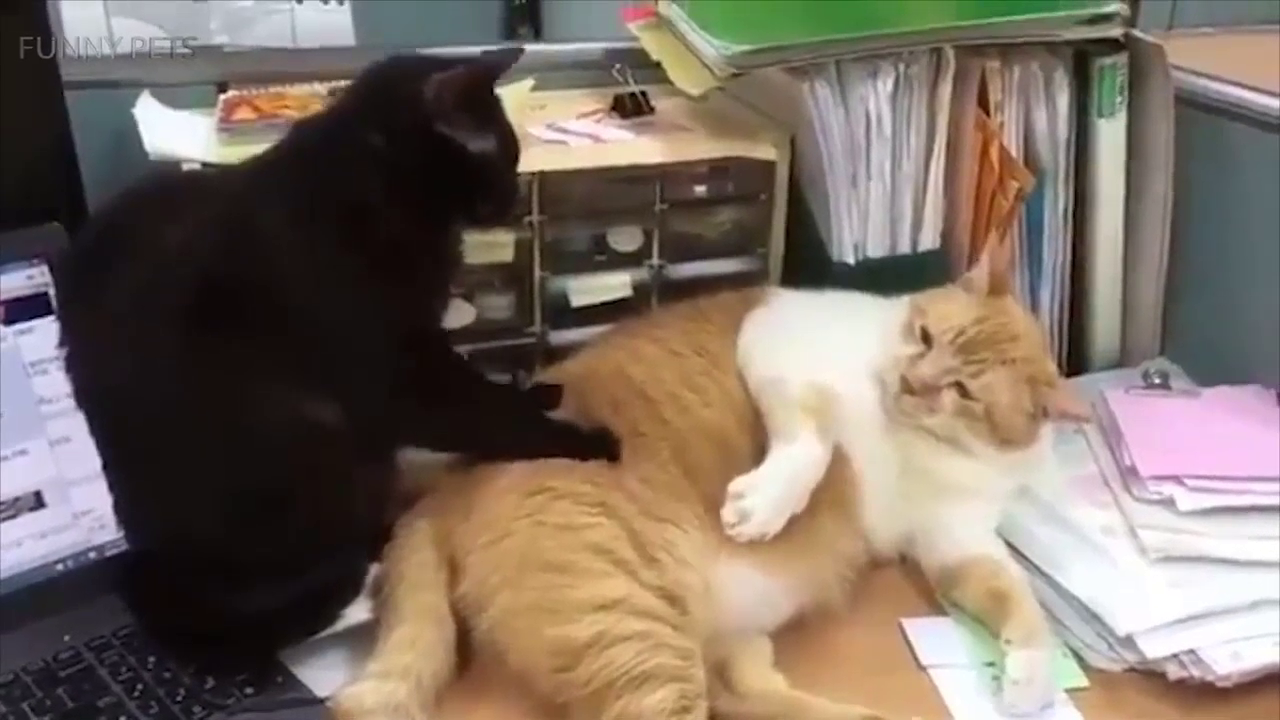
#> input picture frame 30 of xlh-cv-tutorial/5 Videos/cats.mp4, 1280 x 720 px, given in place of object_tracking.mp4, which was not available
$ python object_tracking_3.py
#> lines starting #> are read from the running program, lines starting #| are printed output that depends on the picture; after the words box and inside, x2 and y2 are one past the last pixel; in counts of white or black regions, pixels touching at a corner belong together; pictures that were not available may be replaced by others from this repository, and a replacement may not be noted
### xlh-cv-tutorial/3 Demoapplikationen/5 Objektfolger/fps.py
import time

import numpy as np


class Fps:
    def __init__(self, estimaeted_fps=30.0, nr_of_avg_frames=50):
        self.ctr = 0
        self.time = time.time()
        self.time_old = time.time()
        self.time_old_delay = time.time()
        self.nr_of_avg_frames = nr_of_avg_frames
        self.estimaeted_fps = estimaeted_fps
        self.time_array = None
        self.reset()
        self.fps = 1 / (np.mean(self.time_array) + 0.00001)

    def reset(self):
        self.time_array = np.ones(self.nr_of_avg_frames) * 1 / self.estimaeted_fps

    # [7 lines left out: function update, not called in this run]

    def delay(self):
        dt = time.time() - self.time_old_delay
        self.time_old_delay = time.time()
        sleep_time = (1 / self.fps) - dt
        if sleep_time > 0.0:
            time.sleep(sleep_time)

### xlh-cv-tutorial/3 Demoapplikationen/5 Objektfolger/object_tracking_3.py
# green_screen_step_2.py
import cv2
import numpy as np
import imutils
from fps import Fps

# definiere den Font und die Farbe
font = cv2.FONT_HERSHEY_SIMPLEX
WHITE = 255
BLACK = 0
WHITE_3 = (255, 255, 255)
RED = (0, 0, 255)
GREEN = (0, 255, 0)

# erfasse den Videostream
cap = cv2.VideoCapture('../../5 Videos/object_tracking.mp4')
cap_nr_of_frames = int(cap.get(cv2.CAP_PROP_FRAME_COUNT))
cap_width = int(cap.get(cv2.CAP_PROP_FRAME_WIDTH))
cap_height = int(cap.get(cv2.CAP_PROP_FRAME_HEIGHT))
cap_fps = cap.get(cv2.CAP_PROP_FPS)
# cap_fps = 5
cap_time = cap_nr_of_frames / cap_fps
print(cap_width, cap_height, cap_nr_of_frames, cap_fps, cap_time)
fps = Fps(estimaeted_fps=cap_fps)

while(True):
    if cap.isOpened():
        # capture
        ret, frame = cap.read()
#> frame is the input picture: shape (720, 1280, 3); mean B, G, R 99.2, 110.2, 123.6
        fps.delay()
        if ret:
            frame = imutils.resize(frame, width=480)
#> frame: shape (270, 480, 3)

            # Gaussian Blurfilter
            blurred = cv2.GaussianBlur(frame, (9, 9), 0)

            # transformiere das Bild in den HSV Bereich
            image_hsv = cv2.cvtColor(frame, cv2.COLOR_BGR2HSV)
#> image_hsv: shape (270, 480, 3); mean H, S, V 50.9, 72.8, 127.1

            # Schwellwertbetrachtung
            threshold_color = cv2.inRange(image_hsv, (20, 0, 0), (50, 255, 255))
#> threshold_color: shape (270, 480); 8.5% white; 135 white regions (106 under 20 px), largest, box (x1, y1, x2, y2) and area: (234, 0, 430, 138) 3682, (281, 70, 355, 141) 1671, (325, 163, 405, 210) 1495

            # Erodierung, Dilate
            eroded = cv2.erode(threshold_color, None, iterations=5)
#> eroded: shape (270, 480); 0.51% white; 12 white regions (7 under 20 px), largest, box (x1, y1, x2, y2) and area: (302, 115, 326, 129) 222, (245, 14, 270, 32) 178, (336, 176, 349, 189) 91, (194, 28, 211, 37) 79, (411, 113, 416, 130) 35
            dilated = cv2.dilate(eroded, None, iterations=5)
#> dilated: shape (270, 480); 2.8% white; 10 white regions, largest, box (x1, y1, x2, y2) and area: (294, 110, 331, 137) 789, (240, 9, 275, 37) 708, (329, 166, 354, 194) 529
            dilated_not = cv2.bitwise_not(dilated)
#> dilated_not: shape (270, 480); 97.2% white; 10 black regions

            # finde alle äusseren Konturen und markiere diese im Bild
            cnts, hir = cv2.findContours(dilated.copy(), cv2.RETR_EXTERNAL, cv2.CHAIN_APPROX_SIMPLE)
#> cnts = 10 contours; largest, box (x1, y1, x2, y2) and area: (294, 110, 331, 137) 730, (240, 9, 275, 37) 654, (329, 166, 354, 194) 482, (189, 23, 216, 42) 400, (406, 108, 421, 135) 316; hir = [[1, -1, -1, -1], [2, 0, -1, -1], [3, 1, -1, -1], [4, 2, -1, -1], [5, 3, -1, -1], [6, 4, -1, -1], [7, 5, -1, -1], [8, 6, -1, -1], [9, 7, -1, -1], [-1, 8, -1, -1]]
            conturs = frame.copy()
            cv2.drawContours(conturs, cnts, -1, GREEN, 2)
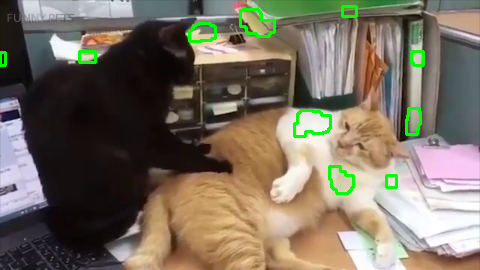
#> conturs: shape (270, 480, 3); mean B, G, R 96.8, 111.7, 120.9

            # loop über die einzelnen Konturen
            min_circle = frame.copy()
            for (i, c) in enumerate(cnts):
                # berechne
                ((x, y), radius) = cv2.minEnclosingCircle(c)
                # print(x, y, radius)
                if radius > 18:
                    # zeichne den Kreis
                    cv2.circle(min_circle, (int(x), int(y)), 5, RED, -1)
                    cv2.circle(min_circle, (int(x), int(y)), int(radius), RED, 2)
                    min_circle = cv2.putText(min_circle, f'{int(x)} / {int(y)}', ((int(x) + 35), (int(y) + 5)),
                                             font, 0.5, RED, 1, cv2.LINE_AA)
#> this loop made 10 passes
#> (x, y, radius) on passes 2, 3, 4, 6, 7, 8, 9: (338.5, 179.5, 16.51), (312, 125.5, 20.84), (412.5, 121, 14.53), (417, 58, 9.22), (87, 56.5, 9.71), (202, 33.5, 15.01), (257, 20.5, 19.98)
#> (c, x, y, radius) on passes 1, 5, 10: ([[386, 175], [386, 187], [396, 187], [396, 175]], 391, 181, 7.81), ([[0, 52], [0, 65], [5, 65], [5, 52]], 2.5, 58.5, 6.96), ([[342, 6], [342, 16], [356, 16], [356, 6]], 349, 11, 8.6)
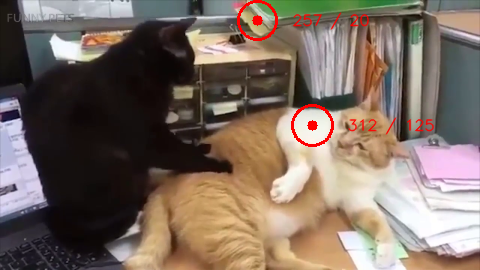
#> min_circle: shape (270, 480, 3); mean B, G, R 97.9, 108.7, 124.6

            # Zusammenfassung der Ausganslage und der Bearbeitung
            frame = cv2.putText(frame, 'Original', (25, 25), font, 0.8, WHITE_3, 2, cv2.LINE_AA)
#> frame: shape (270, 480, 3); mean B, G, R 99.9, 110.9, 124.4
            conturs = cv2.putText(conturs, 'Konturen', (25, 25), font, 0.8, WHITE_3, 2, cv2.LINE_AA)
#> conturs: shape (270, 480, 3); 1.06% of pixels changed, all inside (x1, y1, x2, y2) = (26, 7, 137, 28)
            min_circle = cv2.putText(min_circle, 'Ballerkennung', (25, 25), font, 0.8, WHITE_3, 2, cv2.LINE_AA)
#> min_circle: shape (270, 480, 3); 1.8% of pixels changed, all inside (x1, y1, x2, y2) = (26, 6, 199, 34)

            threshold_color = cv2.putText(threshold_color, 'Schwellwert', (25, 25),
                                          font, 0.8, WHITE, 2, cv2.LINE_AA)
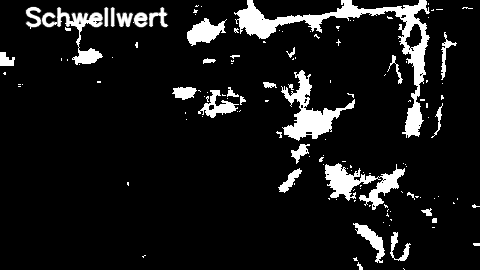
#> threshold_color: shape (270, 480); min 0, max 255, mean 24.1
            eroded = cv2.putText(eroded, 'Erodierung', (25, 25), font, 0.8, WHITE, 2, cv2.LINE_AA)
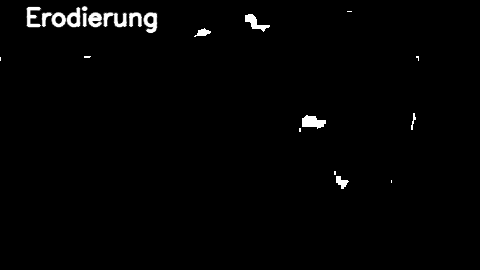
#> eroded: shape (270, 480); min 0, max 255, mean 3.6
            dilated = cv2.putText(dilated, 'Erweiterung', (25, 25), font, 0.8, WHITE, 2, cv2.LINE_AA)
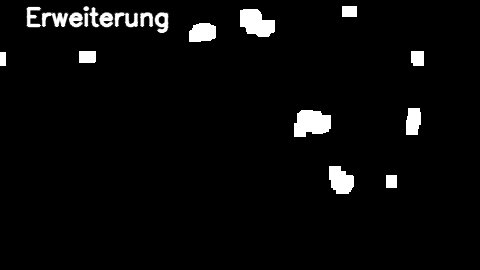
#> dilated: shape (270, 480); min 0, max 255, mean 9.6
            result_1 = np.hstack([threshold_color, eroded, dilated])
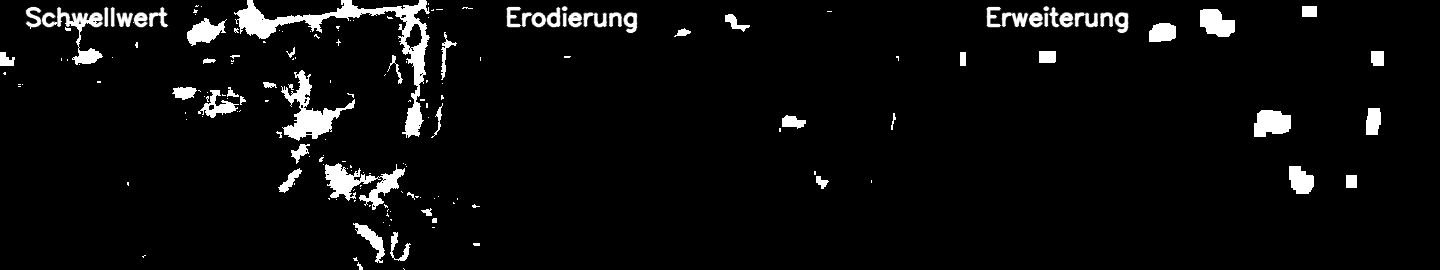
#> result_1: shape (270, 1440); min 0, max 255, mean 12.4
            result_2 = np.hstack([frame, conturs, min_circle])
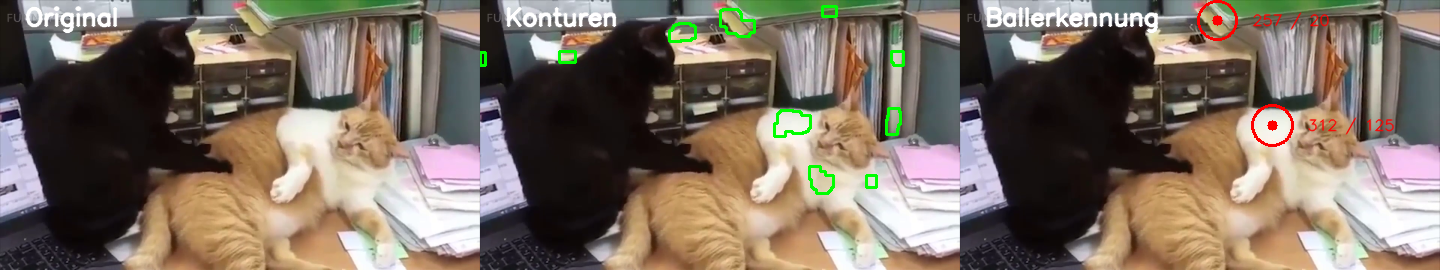
#> result_2: shape (270, 1440, 3); mean B, G, R 98.9, 111.2, 124.1

            # Anzeige auf dem Bildschirm
            cv2.imshow('Ausgabe 1', result_1)
            cv2.imshow('Ausgabe 2', result_2)
            cv2.moveWindow('Ausgabe 1', 100, 100)
            cv2.moveWindow('Ausgabe 2', 100, 400)
        else:
            break

    cv2_key = cv2.waitKey(1) & 0xFF
#> (key q is pressed here)
    if cv2_key == ord('q'):
        break
    elif cv2_key == ord('s'):
        print('save frame as png')
        cv2.imwrite("frame.png", frame)
    elif cv2_key == ord('f'):
        print(f'fps: {fps.fps:1.1f}')

# when everything done, release the capture
cap.release()
cv2.destroyAllWindows()

$ run again, starting later in the video
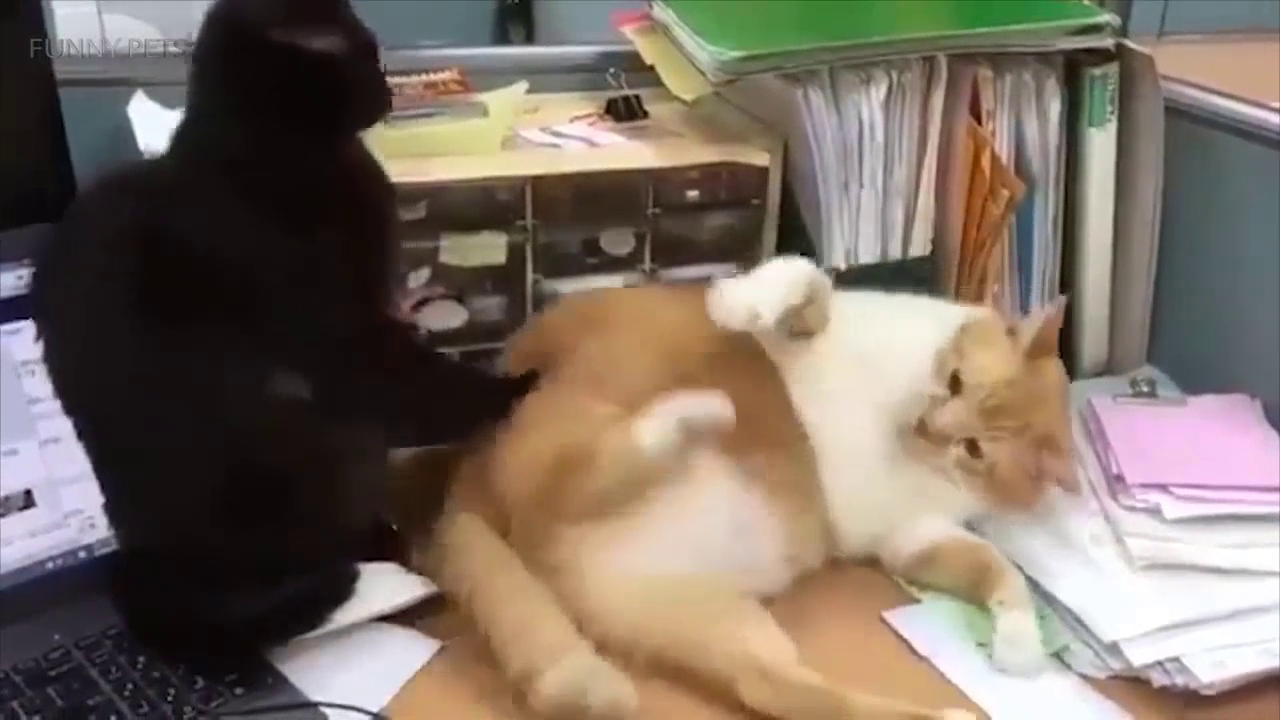
#> input picture frame 135 of xlh-cv-tutorial/5 Videos/cats.mp4, 1280 x 720 px, given in place of object_tracking.mp4, which was not available
#> frame is the input picture: shape (720, 1280, 3); mean B, G, R 99.7, 111, 124
#> image_hsv: shape (270, 480, 3); mean H, S, V 50.8, 72.2, 127.5
#> `threshold_color = cv2.inRange(image_hsv, (20, 0, 0), (50, 255, 255))`:
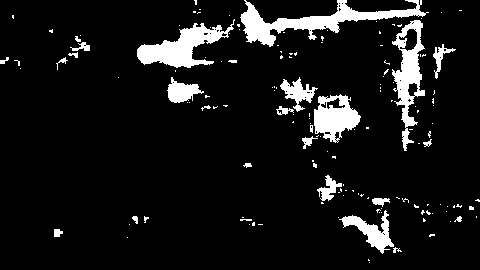
#> threshold_color: shape (270, 480); 8.8% white; 147 white regions (120 under 20 px), largest, box (x1, y1, x2, y2) and area: (240, 0, 429, 47) 2578, (137, 19, 235, 68) 1976, (392, 20, 425, 151) 1768
#> dilated_not: shape (270, 480); 96.2% white; 9 black regions
#> cnts = 9 contours; largest, box (x1, y1, x2, y2) and area: (138, 27, 204, 66) 1398, (314, 108, 358, 132) 888, (243, 11, 270, 41) 568, (401, 51, 420, 84) 499, (168, 83, 193, 102) 380; hir = [[1, -1, -1, -1], [2, 0, -1, -1], [3, 1, -1, -1], [4, 2, -1, -1], [5, 3, -1, -1], [6, 4, -1, -1], [7, 5, -1, -1], [8, 6, -1, -1], [-1, 7, -1, -1]]
#> the loop `for (i, c) in enumerate(cnts):` made 9 passes
#> (x, y, radius) on passes 1, 2, 3, 4, 5, 7, 8: (377.5, 237.5, 12.1), (335.1, 119, 22.95), (180.2, 91.5, 13.48), (409.2, 67.31, 17.69), (170.5, 42.5, 36.01), (311.5, 22, 12.97), (256.5, 26, 18.77)
#> `result_2 = np.hstack([frame, conturs, min_circle])`:
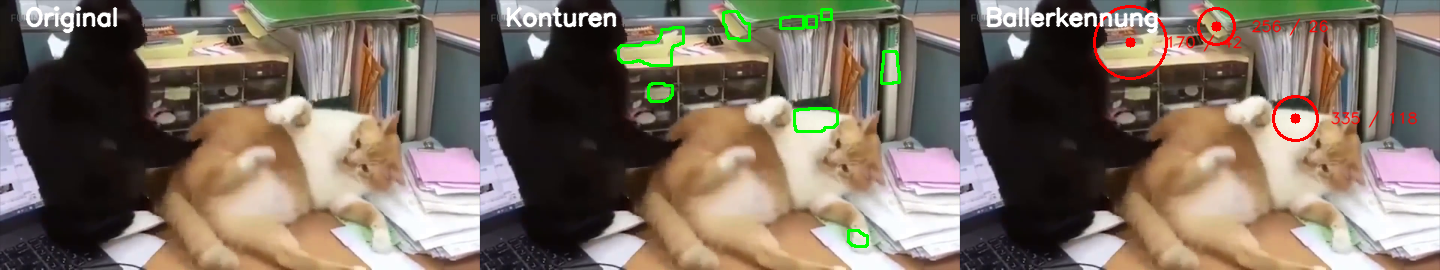
#> result_2: shape (270, 1440, 3); mean B, G, R 99.8, 112.5, 125.2

$ run again, starting later in the video
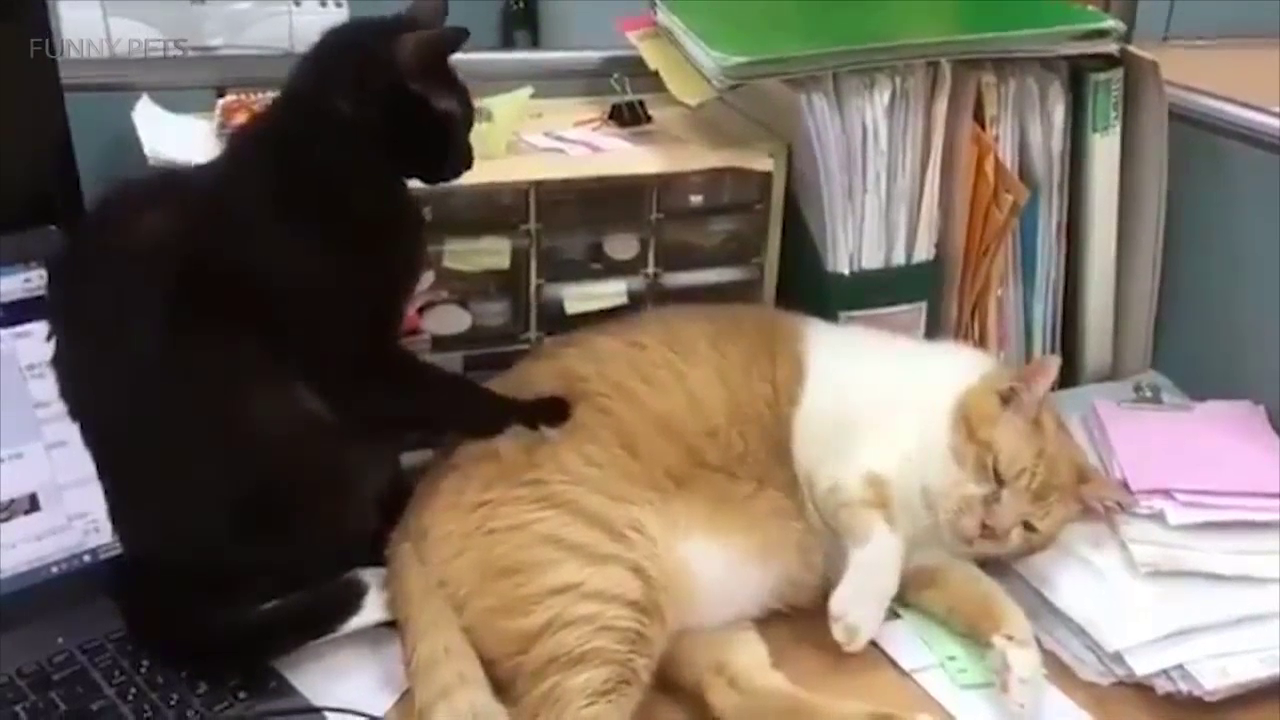
#> input picture frame 240 of xlh-cv-tutorial/5 Videos/cats.mp4, 1280 x 720 px, given in place of object_tracking.mp4, which was not available
#> frame is the input picture: shape (720, 1280, 3); mean B, G, R 97.9, 110.1, 122.5
#> image_hsv: shape (270, 480, 3); mean H, S, V 49.2, 74.5, 126.4
#> `threshold_color = cv2.inRange(image_hsv, (20, 0, 0), (50, 255, 255))`:
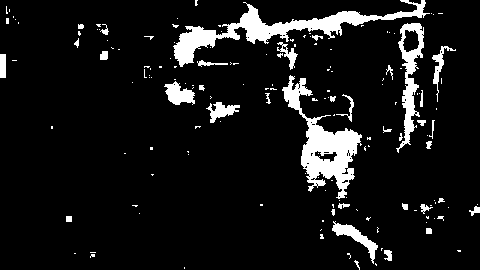
#> threshold_color: shape (270, 480); 8.9% white; 158 white regions (123 under 20 px), largest, box (x1, y1, x2, y2) and area: (173, 0, 430, 67) 3516, (282, 75, 362, 199) 3200, (396, 23, 424, 153) 1315
#> dilated_not: shape (270, 480); 97% white; 8 black regions
#> cnts = 8 contours; box (x1, y1, x2, y2) and area: (308, 126, 357, 154) 996, (175, 28, 215, 63) 794, (309, 156, 348, 175) 532, (242, 13, 269, 39) 498, (168, 85, 192, 102) 294, (320, 16, 340, 31) 246, (0, 54, 6, 78) 115, (347, 12, 358, 23) 100; hir = [[1, -1, -1, -1], [2, 0, -1, -1], [3, 1, -1, -1], [4, 2, -1, -1], [5, 3, -1, -1], [6, 4, -1, -1], [7, 5, -1, -1], [-1, 6, -1, -1]]
#> the loop `for (i, c) in enumerate(cnts):` made 8 passes
#> (x, y, radius) on passes 1, 2, 3, 5, 6, 7: (328, 163.5, 20.43), (331.8, 139, 26.21), (179.5, 93, 14.01), (194.5, 44, 24.01), (329.5, 22.5, 11.51), (255.2, 26.23, 17.36)
#> `result_2 = np.hstack([frame, conturs, min_circle])`:
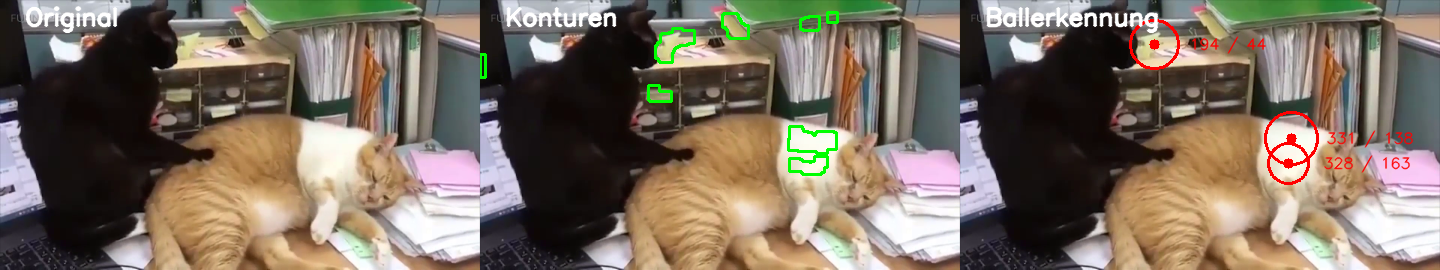
#> result_2: shape (270, 1440, 3); mean B, G, R 97.3, 110.8, 123
